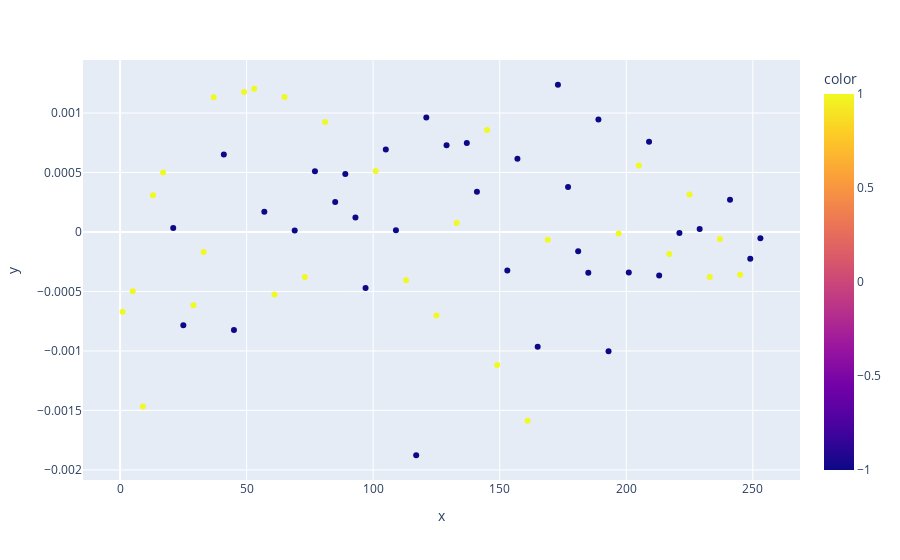

Notebook source saved alongside this figure:
### Code cell
df_snippet = df[(df['P'] == + 1) & (df['R'] == + 1)]
px.scatter(x = df_snippet['block'], y = df_snippet['XY_power_sum_E'], color = df_snippet['E_begin'])

### Figure 1 — Plotly figure (JSON) as saved in the notebook; plotly's stock layout.template omitted (floating-point values rounded to 4 significant figures)
{"data": [{"hovertemplate": "x=%{x}<br>y=%{y}<br>color=%{marker.color}<extra></extra>", "legendgroup": "", "marker": {"color": [1, 1, 1, 1, 1, -1, -1, 1, 1, 1, -1, -1, 1, 1, -1, 1, 1, -1, 1, -1, 1, -1, -1, -1, -1, 1, -1, -1, 1, -1, -1, 1, -1, 1, -1, -1, 1, 1, -1, -1, 1, -1, 1, -1, -1, -1, -1, -1, -1, 1, -1, 1, -1, -1, 1, -1, 1, -1, 1, 1, -1, 1, -1, -1], "coloraxis": "coloraxis", "symbol": "circle"}, "mode": "markers", "name": "", "orientation": "v", "showlegend": false, "type": "scatter", "x": [1, 5, 9, 13, 17, 21, 25, 29, 33, 37, 41, 45, 49, 53, 57, 61, 65, 69, 73, 77, 81, 85, 89, 93, 97, 101, 105, 109, 113, 117, 121, 125, 129, 133, 137, 141, 145, 149, 153, 157, 161, 165, 169, 173, 177, 181, 185, 189, 193, 197, 201, 205, 209, 213, 217, 221, 225, 229, 233, 237, 241, 245, 249, 253], "xaxis": "x", "y": [-0.0006716, -0.0004982, -0.001468, 0.0003097, 0.0004996, 3.326e-05, -0.0007836, -0.0006167, -0.0001691, 0.001134, 0.0006523, -0.0008244, 0.001177, 0.001204, 0.0001703, -0.0005247, 0.001135, 1.345e-05, -0.0003789, 0.0005097, 0.000924, 0.0002521, 0.0004878, 0.0001217, -0.0004712, 0.0005125, 0.0006938, 1.463e-05, -0.0004051, -0.001877, 0.0009619, -0.0007026, 0.0007284, 7.451e-05, 0.000749, 0.0003377, 0.0008564, -0.001118, -0.0003243, 0.0006161, -0.001586, -0.0009655, -6.531e-05, 0.001238, 0.0003775, -0.0001627, -0.0003423, 0.0009463, -0.001003, -1.216e-05, -0.0003406, 0.0005593, 0.0007577, -0.0003662, -0.0001851, -8.02e-06, 0.0003153, 2.548e-05, -0.0003789, -5.805e-05, 0.0002716, -0.000359, -0.0002258, -5.354e-05], "yaxis": "y"}], "layout": {"coloraxis": {"colorbar": {"title": {"text": "color"}}, "colorscale": [[0, "#0d0887"], [0.1111, "#46039f"], [0.2222, "#7201a8"], [0.3333, "#9c179e"], [0.4444, "#bd3786"], [0.5556, "#d8576b"], [0.6667, "#ed7953"], [0.7778, "#fb9f3a"], [0.8889, "#fdca26"], [1, "#f0f921"]]}, "legend": {"tracegroupgap": 0}, "margin": {"t": 60}, "xaxis": {"anchor": "y", "domain": [0, 1], "title": {"text": "x"}}, "yaxis": {"anchor": "x", "domain": [0, 1], "title": {"text": "y"}}}}
